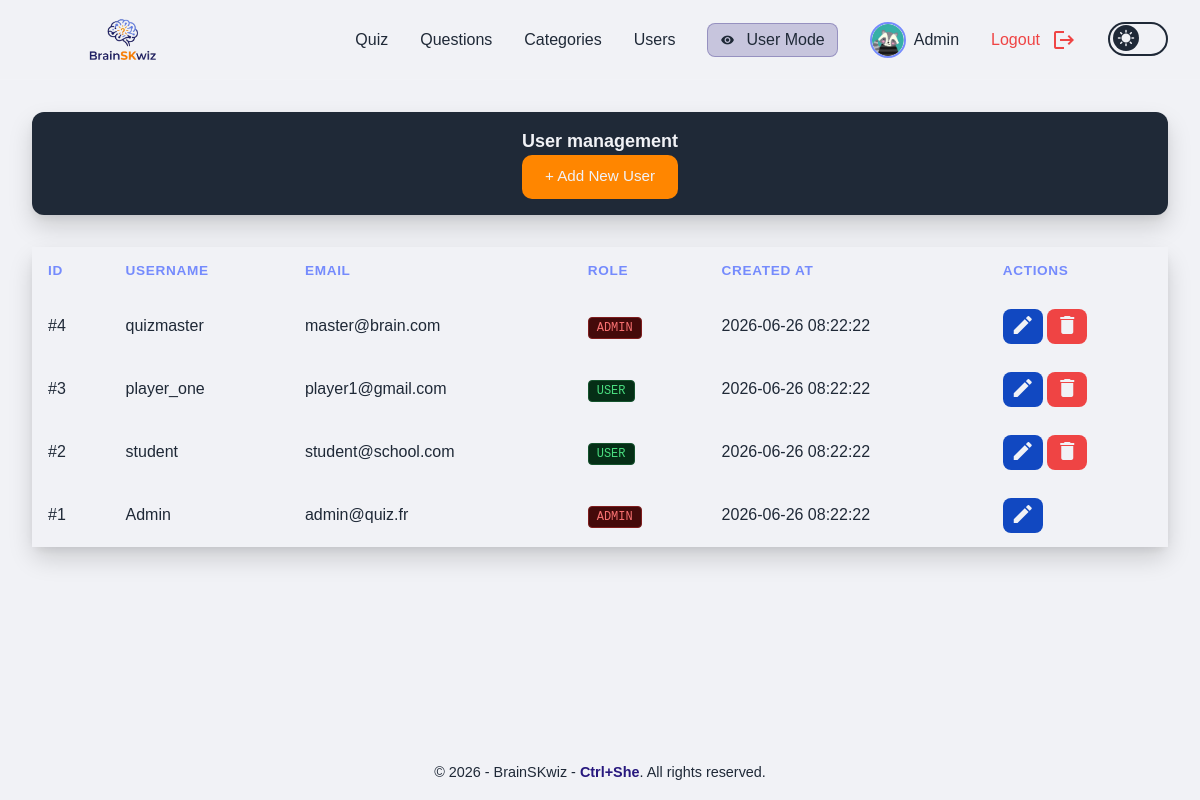
/admin_users.php (signed in), run on the app's committed database.
### tables this page shows
CREATE TABLE IF NOT EXISTS users (
    id INT AUTO_INCREMENT PRIMARY KEY,
    username VARCHAR(100) NOT NULL UNIQUE,
    email VARCHAR(255) NOT NULL UNIQUE,
    password VARCHAR(255) NOT NULL,
    role ENUM('admin', 'user') DEFAULT 'user',
    avatar VARCHAR(100) NOT NULL DEFAULT 'bee.png',
    created_at TIMESTAMP DEFAULT CURRENT_TIMESTAMP
);

### src/admin_users.php (the view, shortened to what this page needs)
<?php
require_once __DIR__ . '/config/db.php';
$query = "SELECT id, username, email, role, created_at FROM users ORDER BY id DESC";
$users = $pdo->query($query)->fetchAll();
require_once __DIR__ . '/components/header.php';
?>
        <div class="titleBox">
            <div>
                <h1 class="titleText">User management</h1>
                <button id="open-modal-btn" class="btn">
                    + Add New User
                </button>
            </div>
        </div>
        <div class="table">
            <table>
                <thead class="tableTitle">
                    <tr>
                        <th>ID</th>
                        <th>Username</th>
                        <th>Email</th>
                        <th>Role</th>
                        <th>Created At</th>
                        <th>Actions</th>
                    </tr>
                </thead>
                <tbody id="users-table-body">
                    <?php foreach($users as $u): ?>
                        <tr id="user-row-<?php echo $u['id']; ?>">
                            <td>#<?php echo $u['id']; ?></td>
                            <td><?php echo htmlspecialchars($u['username'], ENT_QUOTES, 'UTF-8'); ?></td>
                            <td><?php echo htmlspecialchars($u['email'], ENT_QUOTES, 'UTF-8'); ?></td>
                            <td>
                                <span class="text-xs font-mono uppercase px-2 py-0.5 rounded <?php echo $u['role'] === 'admin' ? 'bg-red-950 text-red-400 border border-red-900' : 'bg-green-950 text-green-400 border border-green-900'; ?> border">
                                    <?php echo htmlspecialchars($u['role'], ENT_QUOTES, 'UTF-8'); ?>
                                </span>
                            </td>
                            <td><?php echo htmlspecialchars($u['created_at'], ENT_QUOTES, 'UTF-8') ?></td>
                            <td>
                                <div>
                                    <button
                                        data-id="<?php echo $u['id']; ?>"
                                        data-username="<?php echo htmlspecialchars($u['username'], ENT_QUOTES, 'UTF-8'); ?>"
                                        data-email="<?php echo htmlspecialchars($u['email'], ENT_QUOTES, 'UTF-8'); ?>"
                                        data-role="<?php echo htmlspecialchars($u['role'], ENT_QUOTES, 'UTF-8'); ?>"
                                        onclick="initEditModal(this)"
                                        title="Edit User"
                                        class="editBtn">
                                        <span class="material-icons">edit</span>
                                    </button>
                                    <?php if ($u['id'] != $_SESSION['user_id'] ?? 0): ?>
                                    <button
                                        onclick="confirmDeleteUser(<?php echo $u['id']; ?>)"
                                        title="Delete User"
                                        class="deleteBtn">
                                        <span class="material-icons">delete</span>
                                    </button>
                                    <?php endif; ?>
                                </div>
                            </td>
                        </tr>
                    <?php endforeach; ?>
                </tbody>
            </table>
        </div>
<?php require_once __DIR__ . '/components/footer.php'; ?>

### src/css/style.css (style rules this page uses)
:root { --color-primary: #758bfd; --color-primary-light: #aeb8fe; --color-primary-dark: #27187e; --color-bg: #f1f2f6; --color-text: #1f2937; --color-white: #f1f2f6; --color-black: #1f2937; --color-success: #22c55e; --color-warning: #ff8600; --color-danger: #ef4444; --shadow-modal: 0 4px 6px rgba(0, 0, 0, 0.05), 0 12px 24px rgba(0, 0, 0, 0.15); }
html { height: 100%; }
body { background: var(--color-bg); color: var(--color-text); font-family: 'Clash Display', sans-serif; min-height: 100%; display: flex; flex-direction: column; margin: 0; }
.btn { width: 100%; padding: 0.65rem 1rem; background-color: var(--color-primary); border-radius: 10px; color: var(--color-white); font-size: 0.95rem; outline: none; }
#open-modal-btn { background-color: var(--color-warning); }
html, body { height: 100%; }
body { display: flex; flex-direction: column; min-height: 100vh; }
.titleBox { display: flex; flex-direction: column; align-items: center; gap: 0.5rem; margin-bottom: 2rem; background-color: var(--color-black); border-radius: 12px; box-shadow: var(--shadow-modal); padding: 1rem; }
.titleText { font-size: large; font-weight: bold; color: var(--color-white); }
.table { width: 100%; overflow-x: auto; border-radius: 12px; background: var(--color-bg); box-shadow: var(--shadow-modal); }
table { width: 100%; border-collapse: collapse; font-family: inherit; }
thead.tableTitle { background: var(--color-bg); text-align: left; }
thead.tableTitle th { padding: 14px 16px; font-size: 0.85rem; text-transform: uppercase; letter-spacing: 0.05em; color: var(--color-primary); }
tbody tr { background-color: var(--color-bg); }
td { padding: 14px 16px; vertical-align: middle; }
td span { display: inline-block; font-size: 0.75rem; padding: 4px 8px; border-radius: 6px; white-space: nowrap; }
.editBtn { background: #1148c1; color: var(--color-white); }
.deleteBtn { background: var(--color-danger); color: var(--color-white); }
button { cursor: pointer; border-radius: 8px; padding: 6px 10px; font-size: 0.75rem; }

### data on the page
users: id "4", username "quizmaster", email "master@brain.com", role "ADMIN", created_at "2026-06-26 08:22:22"
users: id "3", username "player_one", email "player1@gmail.com", role "USER", created_at "2026-06-26 08:22:22"
users: id "2", username "student", email "student@school.com", role "USER", created_at "2026-06-26 08:22:22"
users: id "1", username "Admin", email "admin@quiz.fr", role "ADMIN", created_at "2026-06-26 08:22:22"

### other printed values
$_SESSION['username'] "Admin"
